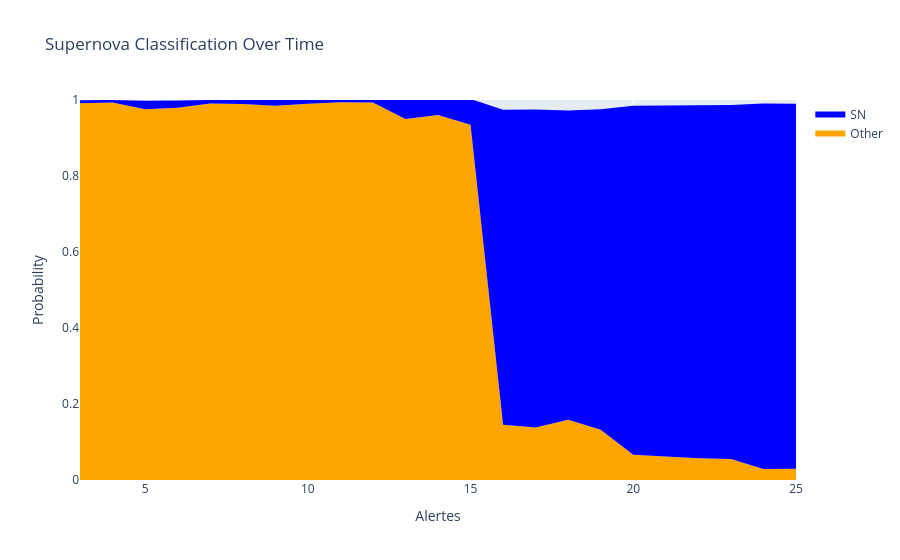
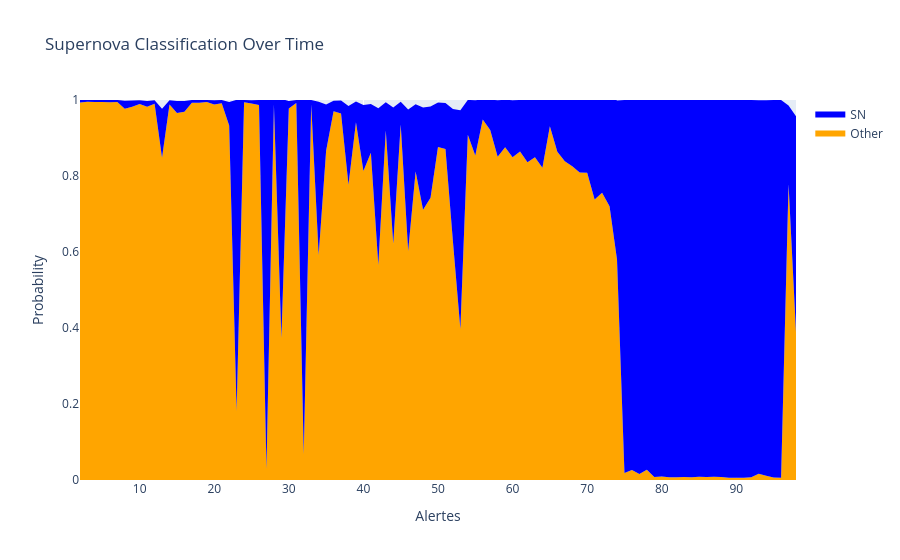
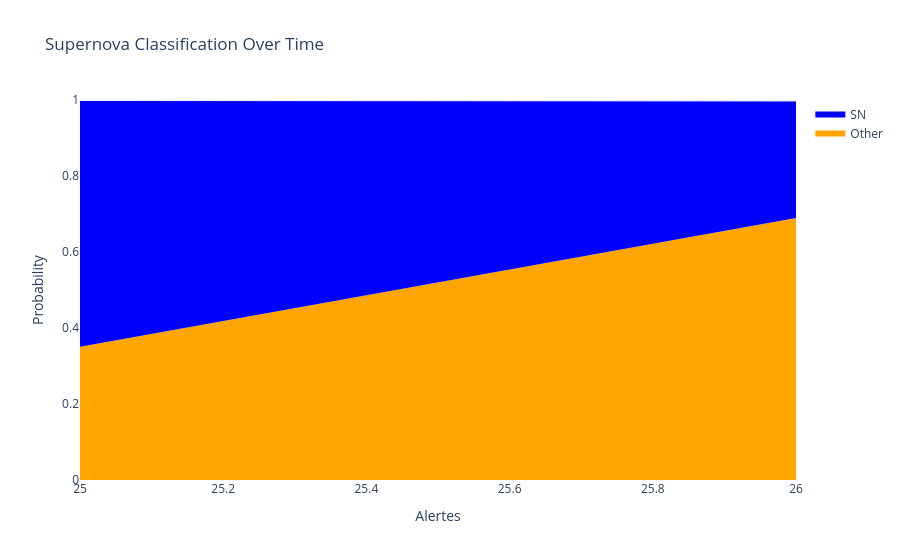
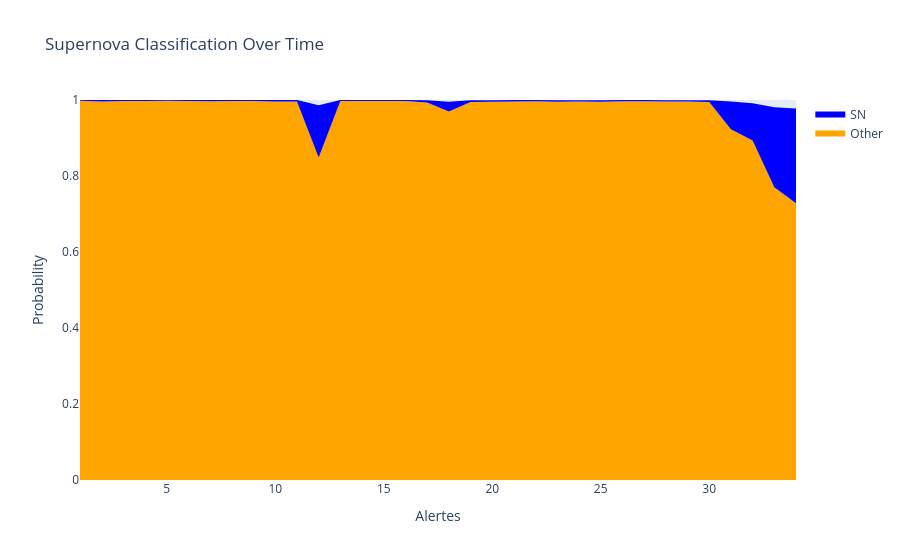

Notebook source saved alongside these figures, in order:
### Code cell
df_res = loop_on_all(objIds, model)

### Figure 1 — Plotly figure (JSON) as saved in the notebook; plotly's stock layout.template omitted (floating-point values rounded to 4 significant figures)
{"data": [{"fill": "tozeroy", "fillcolor": "orange", "hoverinfo": "text", "mode": "none", "name": "Other", "text": ["<br>Other: 99.1762%", "<br>Other: 99.3572%", "<br>Other: 97.5558%", "<br>Other: 97.9723%", "<br>Other: 99.0819%", "<br>Other: 98.9254%", "<br>Other: 98.4951%", "<br>Other: 99.0115%", "<br>Other: 99.3993%", "<br>Other: 99.3218%", "<br>Other: 94.9828%", "<br>Other: 96.0705%", "<br>Other: 93.4801%", "<br>Other: 14.5319%", "<br>Other: 13.8375%", "<br>Other: 15.8595%", "<br>Other: 13.2045%", "<br>Other: 6.6626%", "<br>Other: 6.171%", "<br>Other: 5.7146%", "<br>Other: 5.5189%", "<br>Other: 2.9211%", "<br>Other: 2.978%"], "type": "scatter", "x": [3, 4, 5, 6, 7, 8, 9, 10, 11, 12, 13, 14, 15, 16, 17, 18, 19, 20, 21, 22, 23, 24, 25], "y": [0.9918, 0.9936, 0.9756, 0.9797, 0.9908, 0.9893, 0.985, 0.9901, 0.994, 0.9932, 0.9498, 0.9607, 0.9348, 0.1453, 0.1384, 0.1586, 0.132, 0.06663, 0.06171, 0.05715, 0.05519, 0.02921, 0.02978]}, {"fill": "tonexty", "fillcolor": "blue", "hoverinfo": "text", "mode": "none", "name": "SN", "text": ["Alerte: 3<br>Prediction: Other<br>---<br>ztfr: 4 | ztfg: 1 | ztfi: 0<br>---<br>SN: 0.7807%", "Alerte: 4<br>Prediction: Other<br>---<br>ztfr: 4 | ztfg: 3 | ztfi: 0<br>---<br>SN: 0.6157%", "Alerte: 5<br>Prediction: Other<br>---<br>ztfr: 6 | ztfg: 3 | ztfi: 0<br>---<br>SN: 2.2684%", "Alerte: 6<br>Prediction: Other<br>---<br>ztfr: 6 | ztfg: 5 | ztfi: 0<br>---<br>SN: 1.8701%", "Alerte: 7<br>Prediction: Other<br>---<br>ztfr: 8 | ztfg: 5 | ztfi: 0<br>---<br>SN: 0.9033%", "Alerte: 8<br>Prediction: Other<br>---<br>ztfr: 10 | ztfg: 5 | ztfi: 0<br>---<br>SN: 1.081%", "Alerte: 9<br>Prediction: Other<br>---<br>ztfr: 10 | ztfg: 7 | ztfi: 0<br>---<br>SN: 1.5202%", "Alerte: 10<br>Prediction: Other<br>---<br>ztfr: 10 | ztfg: 9 | ztfi: 0<br>---<br>SN: 1.0001%", "Alerte: 11<br>Prediction: Other<br>---<br>ztfr: 10 | ztfg: 11 | ztfi: 0<br>---<br>SN: 0.6242%", "Alerte: 12<br>Prediction: Other<br>---<br>ztfr: 10 | ztfg: 11 | ztfi: 1<br>---<br>SN: 0.707%", "Alerte: 13<br>Prediction: Other<br>---<br>ztfr: 12 | ztfg: 11 | ztfi: 1<br>---<br>SN: 5.17%", "Alerte: 14<br>Prediction: Other<br>---<br>ztfr: 13 | ztfg: 13 | ztfi: 1<br>---<br>SN: 4.0818%", "Alerte: 15<br>Prediction: Other<br>---<br>ztfr: 13 | ztfg: 15 | ztfi: 1<br>---<br>SN: 6.7892%", "Alerte: 16<br>Prediction: SN<br>---<br>ztfr: 15 | ztfg: 15 | ztfi: 1<br>---<br>SN: 82.9168%", "Alerte: 17<br>Prediction: SN<br>---<br>ztfr: 16 | ztfg: 15 | ztfi: 1<br>---<br>SN: 83.6841%", "Alerte: 18<br>Prediction: SN<br>---<br>ztfr: 17 | ztfg: 15 | ztfi: 1<br>---<br>SN: 81.3745%", "Alerte: 19<br>Prediction: SN<br>---<br>ztfr: 17 | ztfg: 17 | ztfi: 1<br>---<br>SN: 84.3414%", "Alerte: 20<br>Prediction: SN<br>---<br>ztfr: 19 | ztfg: 18 | ztfi: 1<br>---<br>SN: 91.8088%", "Alerte: 21<br>Prediction: SN<br>---<br>ztfr: 19 | ztfg: 21 | ztfi: 1<br>---<br>SN: 92.3725%", "Alerte: 22<br>Prediction: SN<br>---<br>ztfr: 21 | ztfg: 21 | ztfi: 1<br>---<br>SN: 92.9335%", "Alerte: 23<br>Prediction: SN<br>---<br>ztfr: 23 | ztfg: 21 | ztfi: 1<br>---<br>SN: 93.1703%", "Alerte: 24<br>Prediction: SN<br>---<br>ztfr: 25 | ztfg: 21 | ztfi: 1<br>---<br>SN: 96.1493%", "Alerte: 25<br>Prediction: SN<br>---<br>ztfr: 27 | ztfg: 22 | ztfi: 1<br>---<br>SN: 96.0375%"], "type": "scatter", "x": [3, 4, 5, 6, 7, 8, 9, 10, 11, 12, 13, 14, 15, 16, 17, 18, 19, 20, 21, 22, 23, 24, 25], "y": [0.9996, 0.9997, 0.9982, 0.9984, 0.9999, 1.0, 1.0, 1.0, 1.0, 1.0, 1.002, 1.002, 1.003, 0.9745, 0.9752, 0.9723, 0.9755, 0.9847, 0.9854, 0.9865, 0.9869, 0.9907, 0.9902]}], "layout": {"hovermode": "x unified", "title": {"text": "Supernova Classification Over Time"}, "xaxis": {"title": {"text": "Alertes"}}, "yaxis": {"range": [0, 1], "title": {"text": "Probability"}}}}

### Figure 2 — Plotly figure (JSON) as saved in the notebook; plotly's stock layout.template omitted (floating-point values rounded to 4 significant figures)
{"data": [{"fill": "tozeroy", "fillcolor": "orange", "hoverinfo": "text", "mode": "none", "name": "Other", "text": ["<br>Other: 99.344%", "<br>Other: 99.5557%", "<br>Other: 99.4607%", "<br>Other: 99.4615%", "<br>Other: 99.3786%", "<br>Other: 99.4655%", "<br>Other: 97.692%", "<br>Other: 98.253%", "<br>Other: 98.9644%", "<br>Other: 98.2452%", "<br>Other: 99.0123%", "<br>Other: 84.795%", "<br>Other: 98.8181%", "<br>Other: 96.6032%", "<br>Other: 96.9224%", "<br>Other: 99.2991%", "<br>Other: 99.3078%", "<br>Other: 99.4668%", "<br>Other: 98.801%", "<br>Other: 99.1646%", "<br>Other: 93.2585%", "<br>Other: 18.1271%", "<br>Other: 99.4038%", "<br>Other: 99.0754%", "<br>Other: 98.7087%", "<br>Other: 2.8041%", "<br>Other: 98.7246%", "<br>Other: 37.3849%", "<br>Other: 97.7715%", "<br>Other: 99.1889%", "<br>Other: 6.7882%", "<br>Other: 98.7838%", "<br>Other: 59.2354%", "<br>Other: 86.6191%", "<br>Other: 97.0702%", "<br>Other: 96.4185%", "<br>Other: 77.7006%", "<br>Other: 94.1143%", "<br>Other: 81.3057%", "<br>Other: 86.1241%", "<br>Other: 56.5668%", "<br>Other: 91.9793%", "<br>Other: 62.1919%", "<br>Other: 93.5345%", "<br>Other: 60.2545%", "<br>Other: 81.1702%", "<br>Other: 71.1069%", "<br>Other: 74.2694%", "<br>Other: 87.6231%", "<br>Other: 87.0873%", "<br>Other: 62.8343%", "<br>Other: 39.7409%", "<br>Other: 90.8377%", "<br>Other: 85.376%", "<br>Other: 94.8567%", "<br>Other: 92.1268%", "<br>Other: 85.0929%", "<br>Other: 87.5954%", "<br>Other: 84.9192%", "<br>Other: 86.4604%", "<br>Other: 83.6034%", "<br>Other: 84.9612%", "<br>Other: 82.1868%", "<br>Other: 93.0621%", "<br>Other: 86.4121%", "<br>Other: 83.8865%", "<br>Other: 82.5603%", "<br>Other: 80.9254%", "<br>Other: 80.8335%", "<br>Other: 73.8205%", "<br>Other: 75.5989%", "<br>Other: 72.0379%", "<br>Other: 58.0232%", "<br>Other: 1.8126%", "<br>Other: 2.6131%", "<br>Other: 1.5661%", "<br>Other: 2.708%", "<br>Other: 0.78%", "<br>Other: 0.9442%", "<br>Other: 0.7493%", "<br>Other: 0.7435%", "<br>Other: 0.7676%", "<br>Other: 0.7195%", "<br>Other: 0.8671%", "<br>Other: 0.7621%", "<br>Other: 0.8233%", "<br>Other: 0.7935%", "<br>Other: 0.5741%", "<br>Other: 0.5602%", "<br>Other: 0.5968%", "<br>Other: 0.7416%", "<br>Other: 1.6297%", "<br>Other: 1.1023%", "<br>Other: 0.6836%", "<br>Other: 0.6221%", "<br>Other: 77.8052%", "<br>Other: 38.9433%"], "type": "scatter", "x": [2, 3, 4, 5, 6, 7, 8, 9, 10, 11, 12, 13, 14, 15, 16, 17, 18, 19, 20, 21, 22, 23, 24, 25, 26, 27, 28, 29, 30, 31, 32, 33, 34, 35, 36, 37, 38, 39, 40, 41, 42, 43, 44, 45, 46, 47, 48, 49, 50, 51, 52, 53, 54, 55, 56, 57, 58, 59, 60, 61, 62, 63, 64, 65, 66, 67, 68, 69, 70, 71, 72, 73, 74, 75, 76, 77, 78, 79, 80, 81, 82, 83, 84, 85, 86, 87, 88, 89, 90, 91, 92, 93, 94, 95, 96, 97, 98], "y": [0.9934, 0.9956, 0.9946, 0.9946, 0.9938, 0.9947, 0.9769, 0.9825, 0.9896, 0.9825, 0.9901, 0.848, 0.9882, 0.966, 0.9692, 0.993, 0.9931, 0.9947, 0.988, 0.9916, 0.9326, 0.1813, 0.994, 0.9908, 0.9871, 0.02804, 0.9872, 0.3738, 0.9777, 0.9919, 0.06788, 0.9878, 0.5924, 0.8662, 0.9707, 0.9642, 0.777, 0.9411, 0.8131, 0.8612, 0.5657, 0.9198, 0.6219, 0.9353, 0.6025, 0.8117, 0.7111, 0.7427, 0.8762, 0.8709, 0.6283, 0.3974, 0.9084, 0.8538, 0.9486, 0.9213, 0.8509, 0.876, 0.8492, 0.8646, 0.836, 0.8496, 0.8219, 0.9306, 0.8641, 0.8389, 0.8256, 0.8093, 0.8083, 0.7382, 0.756, 0.7204, 0.5802, 0.01813, 0.02613, 0.01566, 0.02708, 0.0078, 0.009442, 0.007493, 0.007435, 0.007676, 0.007195, 0.008671, 0.007621, 0.008233, 0.007935, 0.005741, 0.005602, 0.005968, 0.007416, 0.0163, 0.01102, 0.006836, 0.006221, 0.7781, 0.3894]}, {"fill": "tonexty", "fillcolor": "blue", "hoverinfo": "text", "mode": "none", "name": "SN", "text": ["Alerte: 2<br>Prediction: Other<br>---<br>ztfr: 6 | ztfg: 0 | ztfi: 0<br>---<br>SN: 0.6606%", "Alerte: 3<br>Prediction: Other<br>---<br>ztfr: 4 | ztfg: 0 | ztfi: 0<br>---<br>SN: 0.4534%", "Alerte: 4<br>Prediction: Other<br>---<br>ztfr: 8 | ztfg: 0 | ztfi: 0<br>---<br>SN: 0.5501%", "Alerte: 5<br>Prediction: Other<br>---<br>ztfr: 10 | ztfg: 0 | ztfi: 0<br>---<br>SN: 0.5511%", "Alerte: 6<br>Prediction: Other<br>---<br>ztfr: 12 | ztfg: 0 | ztfi: 0<br>---<br>SN: 0.6282%", "Alerte: 7<br>Prediction: Other<br>---<br>ztfr: 14 | ztfg: 0 | ztfi: 0<br>---<br>SN: 0.5459%", "Alerte: 8<br>Prediction: Other<br>---<br>ztfr: 16 | ztfg: 0 | ztfi: 0<br>---<br>SN: 2.1035%", "Alerte: 9<br>Prediction: Other<br>---<br>ztfr: 18 | ztfg: 0 | ztfi: 0<br>---<br>SN: 1.6018%", "Alerte: 10<br>Prediction: Other<br>---<br>ztfr: 20 | ztfg: 0 | ztfi: 0<br>---<br>SN: 0.9475%", "Alerte: 11<br>Prediction: Other<br>---<br>ztfr: 22 | ztfg: 0 | ztfi: 0<br>---<br>SN: 1.5101%", "Alerte: 12<br>Prediction: Other<br>---<br>ztfr: 32 | ztfg: 0 | ztfi: 0<br>---<br>SN: 0.9323%", "Alerte: 13<br>Prediction: Other<br>---<br>ztfr: 24 | ztfg: 0 | ztfi: 0<br>---<br>SN: 12.8824%", "Alerte: 14<br>Prediction: Other<br>---<br>ztfr: 30 | ztfg: 0 | ztfi: 0<br>---<br>SN: 1.1153%", "Alerte: 15<br>Prediction: Other<br>---<br>ztfr: 26 | ztfg: 0 | ztfi: 0<br>---<br>SN: 3.138%", "Alerte: 16<br>Prediction: Other<br>---<br>ztfr: 28 | ztfg: 0 | ztfi: 0<br>---<br>SN: 2.8335%", "Alerte: 17<br>Prediction: Other<br>---<br>ztfr: 40 | ztfg: 0 | ztfi: 0<br>---<br>SN: 0.6791%", "Alerte: 18<br>Prediction: Other<br>---<br>ztfr: 38 | ztfg: 0 | ztfi: 0<br>---<br>SN: 0.67%", "Alerte: 19<br>Prediction: Other<br>---<br>ztfr: 42 | ztfg: 0 | ztfi: 0<br>---<br>SN: 0.5152%", "Alerte: 20<br>Prediction: Other<br>---<br>ztfr: 34 | ztfg: 0 | ztfi: 0<br>---<br>SN: 1.1371%", "Alerte: 21<br>Prediction: Other<br>---<br>ztfr: 36 | ztfg: 0 | ztfi: 0<br>---<br>SN: 0.8054%", "Alerte: 22<br>Prediction: Other<br>---<br>ztfr: 48 | ztfg: 0 | ztfi: 0<br>---<br>SN: 6.1923%", "Alerte: 23<br>Prediction: SN<br>---<br>ztfr: 46 | ztfg: 0 | ztfi: 0<br>---<br>SN: 81.9267%", "Alerte: 24<br>Prediction: Other<br>---<br>ztfr: 44 | ztfg: 0 | ztfi: 0<br>---<br>SN: 0.5716%", "Alerte: 25<br>Prediction: Other<br>---<br>ztfr: 50 | ztfg: 0 | ztfi: 0<br>---<br>SN: 0.8586%", "Alerte: 26<br>Prediction: Other<br>---<br>ztfr: 58 | ztfg: 0 | ztfi: 0<br>---<br>SN: 1.285%", "Alerte: 27<br>Prediction: SN<br>---<br>ztfr: 54 | ztfg: 0 | ztfi: 0<br>---<br>SN: 97.2055%", "Alerte: 28<br>Prediction: Other<br>---<br>ztfr: 60 | ztfg: 0 | ztfi: 0<br>---<br>SN: 1.2738%", "Alerte: 29<br>Prediction: SN<br>---<br>ztfr: 56 | ztfg: 0 | ztfi: 0<br>---<br>SN: 62.8697%", "Alerte: 30<br>Prediction: Other<br>---<br>ztfr: 52 | ztfg: 0 | ztfi: 0<br>---<br>SN: 1.9774%", "Alerte: 31<br>Prediction: Other<br>---<br>ztfr: 62 | ztfg: 0 | ztfi: 0<br>---<br>SN: 0.8123%", "Alerte: 32<br>Prediction: SN<br>---<br>ztfr: 64 | ztfg: 0 | ztfi: 0<br>---<br>SN: 93.284%", "Alerte: 33<br>Prediction: Other<br>---<br>ztfr: 68 | ztfg: 0 | ztfi: 0<br>---<br>SN: 1.1884%", "Alerte: 34<br>Prediction: Other<br>---<br>ztfr: 66 | ztfg: 0 | ztfi: 0<br>---<br>SN: 40.3245%", "Alerte: 35<br>Prediction: Other<br>---<br>ztfr: 72 | ztfg: 0 | ztfi: 0<br>---<br>SN: 12.2085%", "Alerte: 36<br>Prediction: Other<br>---<br>ztfr: 74 | ztfg: 0 | ztfi: 0<br>---<br>SN: 2.7335%", "Alerte: 37<br>Prediction: Other<br>---<br>ztfr: 70 | ztfg: 0 | ztfi: 0<br>---<br>SN: 3.4435%", "Alerte: 38<br>Prediction: Other<br>---<br>ztfr: 82 | ztfg: 0 | ztfi: 0<br>---<br>SN: 20.7234%", "Alerte: 39<br>Prediction: Other<br>---<br>ztfr: 76 | ztfg: 0 | ztfi: 0<br>---<br>SN: 5.4817%", "Alerte: 40<br>Prediction: Other<br>---<br>ztfr: 78 | ztfg: 0 | ztfi: 0<br>---<br>SN: 17.401%", "Alerte: 41<br>Prediction: Other<br>---<br>ztfr: 84 | ztfg: 0 | ztfi: 0<br>---<br>SN: 12.8379%", "Alerte: 42<br>Prediction: Other<br>---<br>ztfr: 80 | ztfg: 0 | ztfi: 0<br>---<br>SN: 41.2923%", "Alerte: 43<br>Prediction: Other<br>---<br>ztfr: 86 | ztfg: 0 | ztfi: 0<br>---<br>SN: 7.4288%", "Alerte: 44<br>Prediction: Other<br>---<br>ztfr: 90 | ztfg: 0 | ztfi: 0<br>---<br>SN: 35.8171%", "Alerte: 45<br>Prediction: Other<br>---<br>ztfr: 88 | ztfg: 0 | ztfi: 0<br>---<br>SN: 6.0005%", "Alerte: 46<br>Prediction: Other<br>---<br>ztfr: 104 | ztfg: 0 | ztfi: 0<br>---<br>SN: 37.2309%", "Alerte: 47<br>Prediction: Other<br>---<br>ztfr: 96 | ztfg: 0 | ztfi: 0<br>---<br>SN: 17.6823%", "Alerte: 48<br>Prediction: Other<br>---<br>ztfr: 100 | ztfg: 0 | ztfi: 0<br>---<br>SN: 26.9379%", "Alerte: 49<br>Prediction: Other<br>---<br>ztfr: 98 | ztfg: 0 | ztfi: 0<br>---<br>SN: 24.0209%", "Alerte: 50<br>Prediction: Other<br>---<br>ztfr: 94 | ztfg: 0 | ztfi: 0<br>---<br>SN: 11.7027%", "Alerte: 51<br>Prediction: Other<br>---<br>ztfr: 92 | ztfg: 0 | ztfi: 0<br>---<br>SN: 12.1451%", "Alerte: 52<br>Prediction: Other<br>---<br>ztfr: 102 | ztfg: 0 | ztfi: 0<br>---<br>SN: 34.7779%", "Alerte: 53<br>Prediction: SN<br>---<br>ztfr: 106 | ztfg: 0 | ztfi: 0<br>---<br>SN: 57.559%", "Alerte: 54<br>Prediction: Other<br>---<br>ztfr: 108 | ztfg: 0 | ztfi: 0<br>---<br>SN: 9.1848%", "Alerte: 55<br>Prediction: Other<br>---<br>ztfr: 114 | ztfg: 0 | ztfi: 0<br>---<br>SN: 14.5675%", "Alerte: 56<br>Prediction: Other<br>---<br>ztfr: 110 | ztfg: 0 | ztfi: 0<br>---<br>SN: 5.2571%", "Alerte: 57<br>Prediction: Other<br>---<br>ztfr: 112 | ztfg: 0 | ztfi: 0<br>---<br>SN: 7.9645%", "Alerte: 58<br>Prediction: Other<br>---<br>ztfr: 116 | ztfg: 0 | ztfi: 0<br>---<br>SN: 14.8484%", "Alerte: 59<br>Prediction: Other<br>---<br>ztfr: 124 | ztfg: 0 | ztfi: 0<br>---<br>SN: 12.459%", "Alerte: 60<br>Prediction: Other<br>---<br>ztfr: 118 | ztfg: 0 | ztfi: 0<br>---<br>SN: 15.0393%", "Alerte: 61<br>Prediction: Other<br>---<br>ztfr: 122 | ztfg: 0 | ztfi: 0<br>---<br>SN: 13.5456%", "Alerte: 62<br>Prediction: Other<br>---<br>ztfr: 120 | ztfg: 0 | ztfi: 0<br>---<br>SN: 16.3659%", "Alerte: 63<br>Prediction: Other<br>---<br>ztfr: 130 | ztfg: 0 | ztfi: 0<br>---<br>SN: 15.6921%", "Alerte: 64<br>Prediction: Other<br>---<br>ztfr: 134 | ztfg: 0 | ztfi: 0<br>---<br>SN: 18.5317%", "Alerte: 65<br>Prediction: Other<br>---<br>ztfr: 128 | ztfg: 0 | ztfi: 0<br>---<br>SN: 7.3199%", "Alerte: 66<br>Prediction: Other<br>---<br>ztfr: 132 | ztfg: 0 | ztfi: 0<br>---<br>SN: 14.2356%", "Alerte: 67<br>Prediction: Other<br>---<br>ztfr: 126 | ztfg: 0 | ztfi: 0<br>---<br>SN: 16.1896%", "Alerte: 68<br>Prediction: Other<br>---<br>ztfr: 136 | ztfg: 0 | ztfi: 0<br>---<br>SN: 18.1968%", "Alerte: 69<br>Prediction: Other<br>---<br>ztfr: 138 | ztfg: 0 | ztfi: 0<br>---<br>SN: 19.8746%", "Alerte: 70<br>Prediction: Other<br>---<br>ztfr: 140 | ztfg: 0 | ztfi: 0<br>---<br>SN: 20.0279%", "Alerte: 71<br>Prediction: Other<br>---<br>ztfr: 142 | ztfg: 0 | ztfi: 0<br>---<br>SN: 27.1183%", "Alerte: 72<br>Prediction: Other<br>---<br>ztfr: 144 | ztfg: 0 | ztfi: 0<br>---<br>SN: 25.387%", "Alerte: 73<br>Prediction: Other<br>---<br>ztfr: 146 | ztfg: 0 | ztfi: 0<br>---<br>SN: 29.0589%", "Alerte: 74<br>Prediction: Other<br>---<br>ztfr: 148 | ztfg: 0 | ztfi: 0<br>---<br>SN: 41.8775%", "Alerte: 75<br>Prediction: SN<br>---<br>ztfr: 150 | ztfg: 0 | ztfi: 0<br>---<br>SN: 98.1794%", "Alerte: 76<br>Prediction: SN<br>---<br>ztfr: 154 | ztfg: 0 | ztfi: 0<br>---<br>SN: 97.3598%", "Alerte: 77<br>Prediction: SN<br>---<br>ztfr: 152 | ztfg: 0 | ztfi: 0<br>---<br>SN: 98.4122%", "Alerte: 78<br>Prediction: SN<br>---<br>ztfr: 156 | ztfg: 0 | ztfi: 0<br>---<br>SN: 97.2631%", "Alerte: 79<br>Prediction: SN<br>---<br>ztfr: 160 | ztfg: 0 | ztfi: 0<br>---<br>SN: 99.2017%", "Alerte: 80<br>Prediction: SN<br>---<br>ztfr: 158 | ztfg: 0 | ztfi: 0<br>---<br>SN: 99.0405%", "Alerte: 81<br>Prediction: SN<br>---<br>ztfr: 164 | ztfg: 0 | ztfi: 0<br>---<br>SN: 99.2307%", "Alerte: 82<br>Prediction: SN<br>---<br>ztfr: 162 | ztfg: 0 | ztfi: 0<br>---<br>SN: 99.2368%", "Alerte: 83<br>Prediction: SN<br>---<br>ztfr: 166 | ztfg: 0 | ztfi: 0<br>---<br>SN: 99.2116%", "Alerte: 84<br>Prediction: SN<br>---<br>ztfr: 174 | ztfg: 0 | ztfi: 0<br>---<br>SN: 99.2607%", "Alerte: 85<br>Prediction: SN<br>---<br>ztfr: 172 | ztfg: 0 | ztfi: 0<br>---<br>SN: 99.1091%", "Alerte: 86<br>Prediction: SN<br>---<br>ztfr: 170 | ztfg: 0 | ztfi: 0<br>---<br>SN: 99.2174%", "Alerte: 87<br>Prediction: SN<br>---<br>ztfr: 168 | ztfg: 0 | ztfi: 0<br>---<br>SN: 99.1542%", "Alerte: 88<br>Prediction: SN<br>---<br>ztfr: 176 | ztfg: 0 | ztfi: 0<br>---<br>SN: 99.1842%", "Alerte: 89<br>Prediction: SN<br>---<br>ztfr: 178 | ztfg: 0 | ztfi: 0<br>---<br>SN: 99.4056%", "Alerte: 90<br>Prediction: SN<br>---<br>ztfr: 180 | ztfg: 0 | ztfi: 0<br>---<br>SN: 99.4193%", "Alerte: 91<br>Prediction: SN<br>---<br>ztfr: 184 | ztfg: 0 | ztfi: 0<br>---<br>SN: 99.3809%", "Alerte: 92<br>Prediction: SN<br>---<br>ztfr: 182 | ztfg: 0 | ztfi: 0<br>---<br>SN: 99.2307%", "Alerte: 93<br>Prediction: SN<br>---<br>ztfr: 186 | ztfg: 0 | ztfi: 0<br>---<br>SN: 98.3072%", "Alerte: 94<br>Prediction: SN<br>---<br>ztfr: 190 | ztfg: 0 | ztfi: 0<br>---<br>SN: 98.8518%", "Alerte: 95<br>Prediction: SN<br>---<br>ztfr: 188 | ztfg: 0 | ztfi: 0<br>---<br>SN: 99.2905%", "Alerte: 96<br>Prediction: SN<br>---<br>ztfr: 192 | ztfg: 0 | ztfi: 0<br>---<br>SN: 99.353%", "Alerte: 97<br>Prediction: Other<br>---<br>ztfr: 194 | ztfg: 0 | ztfi: 0<br>---<br>SN: 20.7178%", "Alerte: 98<br>Prediction: SN<br>---<br>ztfr: 197 | ztfg: 1 | ztfi: 0<br>---<br>SN: 56.7659%"], "type": "scatter", "x": [2, 3, 4, 5, 6, 7, 8, 9, 10, 11, 12, 13, 14, 15, 16, 17, 18, 19, 20, 21, 22, 23, 24, 25, 26, 27, 28, 29, 30, 31, 32, 33, 34, 35, 36, 37, 38, 39, 40, 41, 42, 43, 44, 45, 46, 47, 48, 49, 50, 51, 52, 53, 54, 55, 56, 57, 58, 59, 60, 61, 62, 63, 64, 65, 66, 67, 68, 69, 70, 71, 72, 73, 74, 75, 76, 77, 78, 79, 80, 81, 82, 83, 84, 85, 86, 87, 88, 89, 90, 91, 92, 93, 94, 95, 96, 97, 98], "y": [1.0, 1.0, 1.0, 1.0, 1.0, 1.0, 0.998, 0.9985, 0.9991, 0.9976, 0.9994, 0.9768, 0.9993, 0.9974, 0.9976, 0.9998, 0.9998, 0.9998, 0.9994, 0.9997, 0.9945, 1.001, 0.9998, 0.9993, 0.9999, 1.0, 1.0, 1.003, 0.9975, 1.0, 1.001, 0.9997, 0.9956, 0.9883, 0.998, 0.9986, 0.9842, 0.996, 0.9871, 0.9896, 0.9786, 0.9941, 0.9801, 0.9953, 0.9749, 0.9885, 0.9804, 0.9829, 0.9933, 0.9923, 0.9761, 0.973, 1.0, 0.9994, 1.001, 1.001, 0.9994, 1.001, 0.9996, 1.0, 0.9997, 1.007, 1.007, 1.004, 1.006, 1.001, 1.008, 1.008, 1.009, 1.009, 1.01, 1.011, 0.999, 0.9999, 0.9997, 0.9998, 0.9997, 0.9998, 0.9998, 0.9998, 0.9998, 0.9998, 0.9998, 0.9998, 0.9998, 0.9998, 0.9998, 0.9998, 0.9998, 0.9998, 0.9997, 0.9994, 0.9995, 0.9997, 0.9998, 0.9852, 0.9571]}], "layout": {"hovermode": "x unified", "title": {"text": "Supernova Classification Over Time"}, "xaxis": {"title": {"text": "Alertes"}}, "yaxis": {"range": [0, 1], "title": {"text": "Probability"}}}}

### Figure 3 — Plotly figure (JSON) as saved in the notebook; plotly's stock layout.template omitted (floating-point values rounded to 4 significant figures)
{"data": [{"fill": "tozeroy", "fillcolor": "orange", "hoverinfo": "text", "mode": "none", "name": "Other", "text": ["<br>Other: 35.0848%", "<br>Other: 68.9461%"], "type": "scatter", "x": [25, 26], "y": [0.3508, 0.6895]}, {"fill": "tonexty", "fillcolor": "blue", "hoverinfo": "text", "mode": "none", "name": "SN", "text": ["Alerte: 25<br>Prediction: SN<br>---<br>ztfr: 2 | ztfg: 3 | ztfi: 0<br>---<br>SN: 64.6835%", "Alerte: 26<br>Prediction: Other<br>---<br>ztfr: 4 | ztfg: 3 | ztfi: 0<br>---<br>SN: 30.6375%"], "type": "scatter", "x": [25, 26], "y": [0.9977, 0.9958]}], "layout": {"hovermode": "x unified", "title": {"text": "Supernova Classification Over Time"}, "xaxis": {"title": {"text": "Alertes"}}, "yaxis": {"range": [0, 1], "title": {"text": "Probability"}}}}

### Figure 4 — Plotly figure (JSON) as saved in the notebook; plotly's stock layout.template omitted (floating-point values rounded to 4 significant figures)
{"data": [{"fill": "tozeroy", "fillcolor": "orange", "hoverinfo": "text", "mode": "none", "name": "Other", "text": ["<br>Other: 99.8049%", "<br>Other: 99.5846%", "<br>Other: 99.7601%", "<br>Other: 99.7634%", "<br>Other: 99.7731%", "<br>Other: 99.7417%", "<br>Other: 99.6995%", "<br>Other: 99.7697%", "<br>Other: 99.7213%", "<br>Other: 99.6248%", "<br>Other: 99.6356%", "<br>Other: 84.8599%", "<br>Other: 99.7154%", "<br>Other: 99.7476%", "<br>Other: 99.7273%", "<br>Other: 99.7466%", "<br>Other: 99.3437%", "<br>Other: 96.9984%", "<br>Other: 99.4912%", "<br>Other: 99.5178%", "<br>Other: 99.635%", "<br>Other: 99.6674%", "<br>Other: 99.5636%", "<br>Other: 99.5861%", "<br>Other: 99.517%", "<br>Other: 99.6471%", "<br>Other: 99.6876%", "<br>Other: 99.5877%", "<br>Other: 99.6097%", "<br>Other: 99.4981%", "<br>Other: 92.2821%", "<br>Other: 89.3109%", "<br>Other: 77.0418%", "<br>Other: 72.8494%"], "type": "scatter", "x": [1, 2, 3, 4, 5, 6, 7, 8, 9, 10, 11, 12, 13, 14, 15, 16, 17, 18, 19, 20, 21, 22, 23, 24, 25, 26, 27, 28, 29, 30, 31, 32, 33, 34], "y": [0.998, 0.9958, 0.9976, 0.9976, 0.9977, 0.9974, 0.997, 0.9977, 0.9972, 0.9962, 0.9964, 0.8486, 0.9972, 0.9975, 0.9973, 0.9975, 0.9934, 0.97, 0.9949, 0.9952, 0.9964, 0.9967, 0.9956, 0.9959, 0.9952, 0.9965, 0.9969, 0.9959, 0.9961, 0.995, 0.9228, 0.8931, 0.7704, 0.7285]}, {"fill": "tonexty", "fillcolor": "blue", "hoverinfo": "text", "mode": "none", "name": "SN", "text": ["Alerte: 1<br>Prediction: Other<br>---<br>ztfr: 6 | ztfg: 0 | ztfi: 0<br>---<br>SN: 0.2009%", "Alerte: 2<br>Prediction: Other<br>---<br>ztfr: 3 | ztfg: 0 | ztfi: 0<br>---<br>SN: 0.4207%", "Alerte: 3<br>Prediction: Other<br>---<br>ztfr: 9 | ztfg: 0 | ztfi: 0<br>---<br>SN: 0.2517%", "Alerte: 4<br>Prediction: Other<br>---<br>ztfr: 12 | ztfg: 0 | ztfi: 0<br>---<br>SN: 0.247%", "Alerte: 5<br>Prediction: Other<br>---<br>ztfr: 15 | ztfg: 0 | ztfi: 0<br>---<br>SN: 0.2336%", "Alerte: 6<br>Prediction: Other<br>---<br>ztfr: 18 | ztfg: 0 | ztfi: 0<br>---<br>SN: 0.2717%", "Alerte: 7<br>Prediction: Other<br>---<br>ztfr: 24 | ztfg: 0 | ztfi: 0<br>---<br>SN: 0.3123%", "Alerte: 8<br>Prediction: Other<br>---<br>ztfr: 27 | ztfg: 0 | ztfi: 0<br>---<br>SN: 0.2297%", "Alerte: 9<br>Prediction: Other<br>---<br>ztfr: 21 | ztfg: 0 | ztfi: 0<br>---<br>SN: 0.2921%", "Alerte: 10<br>Prediction: Other<br>---<br>ztfr: 30 | ztfg: 0 | ztfi: 0<br>---<br>SN: 0.3592%", "Alerte: 11<br>Prediction: Other<br>---<br>ztfr: 33 | ztfg: 0 | ztfi: 0<br>---<br>SN: 0.3763%", "Alerte: 12<br>Prediction: Other<br>---<br>ztfr: 36 | ztfg: 0 | ztfi: 0<br>---<br>SN: 13.7546%", "Alerte: 13<br>Prediction: Other<br>---<br>ztfr: 39 | ztfg: 0 | ztfi: 0<br>---<br>SN: 0.2898%", "Alerte: 14<br>Prediction: Other<br>---<br>ztfr: 42 | ztfg: 0 | ztfi: 0<br>---<br>SN: 0.2526%", "Alerte: 15<br>Prediction: Other<br>---<br>ztfr: 45 | ztfg: 0 | ztfi: 0<br>---<br>SN: 0.2651%", "Alerte: 16<br>Prediction: Other<br>---<br>ztfr: 48 | ztfg: 0 | ztfi: 0<br>---<br>SN: 0.2513%", "Alerte: 17<br>Prediction: Other<br>---<br>ztfr: 51 | ztfg: 0 | ztfi: 0<br>---<br>SN: 0.6002%", "Alerte: 18<br>Prediction: Other<br>---<br>ztfr: 54 | ztfg: 0 | ztfi: 0<br>---<br>SN: 2.5458%", "Alerte: 19<br>Prediction: Other<br>---<br>ztfr: 57 | ztfg: 0 | ztfi: 0<br>---<br>SN: 0.4513%", "Alerte: 20<br>Prediction: Other<br>---<br>ztfr: 60 | ztfg: 0 | ztfi: 0<br>---<br>SN: 0.4248%", "Alerte: 21<br>Prediction: Other<br>---<br>ztfr: 63 | ztfg: 0 | ztfi: 0<br>---<br>SN: 0.3328%", "Alerte: 22<br>Prediction: Other<br>---<br>ztfr: 66 | ztfg: 0 | ztfi: 0<br>---<br>SN: 0.3024%", "Alerte: 23<br>Prediction: Other<br>---<br>ztfr: 69 | ztfg: 0 | ztfi: 0<br>---<br>SN: 0.3896%", "Alerte: 24<br>Prediction: Other<br>---<br>ztfr: 72 | ztfg: 0 | ztfi: 0<br>---<br>SN: 0.3659%", "Alerte: 25<br>Prediction: Other<br>---<br>ztfr: 75 | ztfg: 0 | ztfi: 0<br>---<br>SN: 0.4275%", "Alerte: 26<br>Prediction: Other<br>---<br>ztfr: 78 | ztfg: 0 | ztfi: 0<br>---<br>SN: 0.3282%", "Alerte: 27<br>Prediction: Other<br>---<br>ztfr: 81 | ztfg: 0 | ztfi: 0<br>---<br>SN: 0.2877%", "Alerte: 28<br>Prediction: Other<br>---<br>ztfr: 84 | ztfg: 0 | ztfi: 0<br>---<br>SN: 0.37%", "Alerte: 29<br>Prediction: Other<br>---<br>ztfr: 87 | ztfg: 0 | ztfi: 0<br>---<br>SN: 0.345%", "Alerte: 30<br>Prediction: Other<br>---<br>ztfr: 90 | ztfg: 0 | ztfi: 0<br>---<br>SN: 0.4431%", "Alerte: 31<br>Prediction: Other<br>---<br>ztfr: 93 | ztfg: 0 | ztfi: 0<br>---<br>SN: 7.3318%", "Alerte: 32<br>Prediction: Other<br>---<br>ztfr: 96 | ztfg: 0 | ztfi: 0<br>---<br>SN: 9.8095%", "Alerte: 33<br>Prediction: Other<br>---<br>ztfr: 99 | ztfg: 0 | ztfi: 0<br>---<br>SN: 21.0743%", "Alerte: 34<br>Prediction: Other<br>---<br>ztfr: 102 | ztfg: 0 | ztfi: 0<br>---<br>SN: 24.8889%"], "type": "scatter", "x": [1, 2, 3, 4, 5, 6, 7, 8, 9, 10, 11, 12, 13, 14, 15, 16, 17, 18, 19, 20, 21, 22, 23, 24, 25, 26, 27, 28, 29, 30, 31, 32, 33, 34], "y": [1.0, 1.0, 1.0, 1.0, 1.0, 1.0, 1.0, 1.0, 1.0, 0.9998, 1.0, 0.9861, 1.0, 1.0, 0.9999, 1.0, 0.9994, 0.9954, 0.9994, 0.9994, 0.9997, 0.9997, 0.9995, 0.9995, 0.9994, 0.9998, 0.9998, 0.9996, 0.9995, 0.9994, 0.9961, 0.9912, 0.9812, 0.9774]}], "layout": {"hovermode": "x unified", "title": {"text": "Supernova Classification Over Time"}, "xaxis": {"title": {"text": "Alertes"}}, "yaxis": {"range": [0, 1], "title": {"text": "Probability"}}}}
